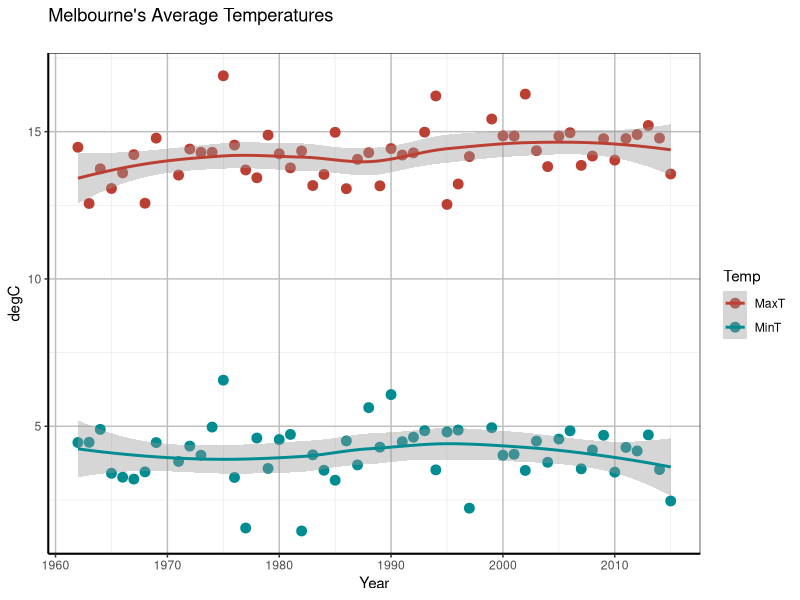

Here is the R script that generated this plot:

library(tidyverse)
library(reshape2)


data2 <- read.csv("data/kerang.csv", as.is=TRUE, header=TRUE)
data2 <- na.omit(data2)

max.temp <- select(data2, everything())%>%
  #filter(Month == 2)%>%
        filter(Month %in% c(7)) %>%
        filter(Year >=1900 & Year <= 2018)%>%
  group_by(Year)%>%
  summarize(MaxT = mean(Max), MinT = mean(Min))

tall.temp <- gather(data=max.temp,key=Temp,value=Degree,na.rm=FALSE,MaxT,MinT)

# To tidy up and remove reshape2----------------------------------
#tall.temp2 <- gather(max.temp, Year)

plot <- ggplot(tall.temp, aes(Year,Degree, col=Temp)) + 
        geom_point(size=3) + 
        geom_smooth(method=loess) + 
        ggtitle("Melbourne's Average Temperatures\n") +
        scale_color_hue(l=45) +
        ylab("degC") 

plot <- plot + theme_bw()

plot <- plot + theme(panel.grid.major = element_line(size = 0.5, color = "grey"), axis.line = element_line(size = 0.7, color = "black"))    
plot
  